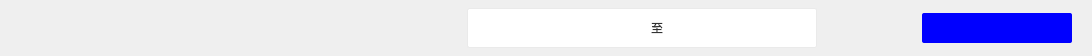
<?xml version="1.0" encoding="UTF-8"?>
<ui version="4.0">
 <class>QNChartFilterBar</class>
 <widget class="QWidget" name="QNChartFilterBar">
  <property name="geometry">
   <rect>
    <x>0</x>
    <y>0</y>
    <width>1092</width>
    <height>56</height>
   </rect>
  </property>
  <property name="windowTitle">
   <string>Form</string>
  </property>
  <property name="styleSheet">
   <string notr="true"/>
  </property>
  <layout class="QHBoxLayout" name="horizontalLayout">
   <property name="spacing">
    <number>5</number>
   </property>
   <property name="leftMargin">
    <number>0</number>
   </property>
   <property name="topMargin">
    <number>8</number>
   </property>
   <property name="rightMargin">
    <number>0</number>
   </property>
   <property name="bottomMargin">
    <number>8</number>
   </property>
   <item>
    <spacer name="horizontalSpacer">
     <property name="orientation">
      <enum>Qt::Horizontal</enum>
     </property>
     <property name="sizeHint" stdset="0">
      <size>
       <width>40</width>
       <height>20</height>
      </size>
     </property>
    </spacer>
   </item>
   <item>
    <widget class="QFrame" name="frame_date">
     <property name="minimumSize">
      <size>
       <width>350</width>
       <height>0</height>
      </size>
     </property>
     <property name="maximumSize">
      <size>
       <width>350</width>
       <height>16777215</height>
      </size>
     </property>
     <property name="styleSheet">
      <string notr="true">QFrame#frame_date{
border:1px solid #eaeaea; 
border-radius:2px;
background-color: rgb(255,255,255);
}</string>
     </property>
     <property name="frameShape">
      <enum>QFrame::StyledPanel</enum>
     </property>
     <property name="frameShadow">
      <enum>QFrame::Raised</enum>
     </property>
     <layout class="QGridLayout" name="gridLayout">
      <property name="leftMargin">
       <number>0</number>
      </property>
      <property name="topMargin">
       <number>0</number>
      </property>
      <property name="rightMargin">
       <number>0</number>
      </property>
      <property name="bottomMargin">
       <number>0</number>
      </property>
      <property name="spacing">
       <number>0</number>
      </property>
      <item row="0" column="1">
       <widget class="QLabel" name="label_icon">
        <property name="maximumSize">
         <size>
          <width>20</width>
          <height>16777215</height>
         </size>
        </property>
        <property name="styleSheet">
         <string notr="true">   background:#ffffff;
image: url(:/img/windows/date.png);</string>
        </property>
        <property name="text">
         <string/>
        </property>
       </widget>
      </item>
      <item row="0" column="2">
       <widget class="QNPushButton" name="pushButton_startTime">
        <property name="sizePolicy">
         <sizepolicy hsizetype="Minimum" vsizetype="Preferred">
          <horstretch>0</horstretch>
          <verstretch>0</verstretch>
         </sizepolicy>
        </property>
        <property name="font">
         <font>
          <family>宋体</family>
          <pointsize>10</pointsize>
         </font>
        </property>
        <property name="styleSheet">
         <string notr="true">background-color: rgb(255,255,255);
border:0px groove gray;border-radius:2px;
text-align : center; 
color:#b2b2b2;</string>
        </property>
        <property name="text">
         <string/>
        </property>
       </widget>
      </item>
      <item row="0" column="4">
       <widget class="QNPushButton" name="pushButton_endTime">
        <property name="sizePolicy">
         <sizepolicy hsizetype="Minimum" vsizetype="Preferred">
          <horstretch>0</horstretch>
          <verstretch>0</verstretch>
         </sizepolicy>
        </property>
        <property name="font">
         <font>
          <family>宋体</family>
          <pointsize>10</pointsize>
         </font>
        </property>
        <property name="styleSheet">
         <string notr="true">background-color: rgb(255,255,255);
border:0px groove gray;
border-radius:2px;
text-align : center; 
color:#b2b2b2;</string>
        </property>
        <property name="text">
         <string/>
        </property>
       </widget>
      </item>
      <item row="0" column="3">
       <widget class="QLabel" name="label_zhi">
        <property name="maximumSize">
         <size>
          <width>30</width>
          <height>16777215</height>
         </size>
        </property>
        <property name="styleSheet">
         <string notr="true">QLabel#label_zhi{background-color: rgb(255,255,255);
text-align : center; 
color:#333333;}</string>
        </property>
        <property name="text">
         <string>至</string>
        </property>
        <property name="alignment">
         <set>Qt::AlignCenter</set>
        </property>
       </widget>
      </item>
      <item row="0" column="0">
       <spacer name="horizontalSpacer_4">
        <property name="orientation">
         <enum>Qt::Horizontal</enum>
        </property>
        <property name="sizeType">
         <enum>QSizePolicy::Fixed</enum>
        </property>
        <property name="sizeHint" stdset="0">
         <size>
          <width>10</width>
          <height>20</height>
         </size>
        </property>
       </spacer>
      </item>
     </layout>
     <zorder>label_zhi</zorder>
     <zorder>label_icon</zorder>
     <zorder>pushButton_startTime</zorder>
     <zorder>pushButton_endTime</zorder>
     <zorder>horizontalSpacer_4</zorder>
    </widget>
   </item>
   <item>
    <spacer name="horizontalSpacer_2">
     <property name="orientation">
      <enum>Qt::Horizontal</enum>
     </property>
     <property name="sizeType">
      <enum>QSizePolicy::Fixed</enum>
     </property>
     <property name="sizeHint" stdset="0">
      <size>
       <width>100</width>
       <height>20</height>
      </size>
     </property>
    </spacer>
   </item>
   <item>
    <widget class="ComboBox" name="comboBox">
     <property name="sizePolicy">
      <sizepolicy hsizetype="Expanding" vsizetype="Fixed">
       <horstretch>0</horstretch>
       <verstretch>0</verstretch>
      </sizepolicy>
     </property>
     <property name="minimumSize">
      <size>
       <width>58</width>
       <height>30</height>
      </size>
     </property>
     <property name="maximumSize">
      <size>
       <width>150</width>
       <height>16777215</height>
      </size>
     </property>
     <property name="styleSheet">
      <string notr="true">QComboBox{ 
    background:blue;
 	 color:white;
     border-radius:2px; 
     padding: 5px; 
     min-width:4em;
 } 
                                   
 QComboBox::drop-down{
                                                                subcontrol-origin:padding; 
                                                                subcontrol-position:top right; 
                                                                width:20px; 
                                                                border-left-width:0px;
                                                                border-left-color:darkgray;
                                                                border-left-style:solid;
                                                                border-top-right-radius:3px;
                                                                border-bottom-right-radius:3px;
                                                                }

QComboBox::down-arrow{
               margin-right: 1px;
               width:10%; 
               height:10%;  
			 	
}</string>
     </property>
    </widget>
   </item>
   <item>
    <spacer name="horizontalSpacer_3">
     <property name="orientation">
      <enum>Qt::Horizontal</enum>
     </property>
     <property name="sizeType">
      <enum>QSizePolicy::Fixed</enum>
     </property>
     <property name="sizeHint" stdset="0">
      <size>
       <width>20</width>
       <height>20</height>
      </size>
     </property>
    </spacer>
   </item>
  </layout>
 </widget>
 <customwidgets>
  <customwidget>
   <class>ComboBox</class>
   <extends>QComboBox</extends>
   <header>ComboBox.h</header>
  </customwidget>
  <customwidget>
   <class>QNPushButton</class>
   <extends>QPushButton</extends>
   <header>qnpushbutton.h</header>
  </customwidget>
 </customwidgets>
 <resources/>
 <connections/>
</ui>
